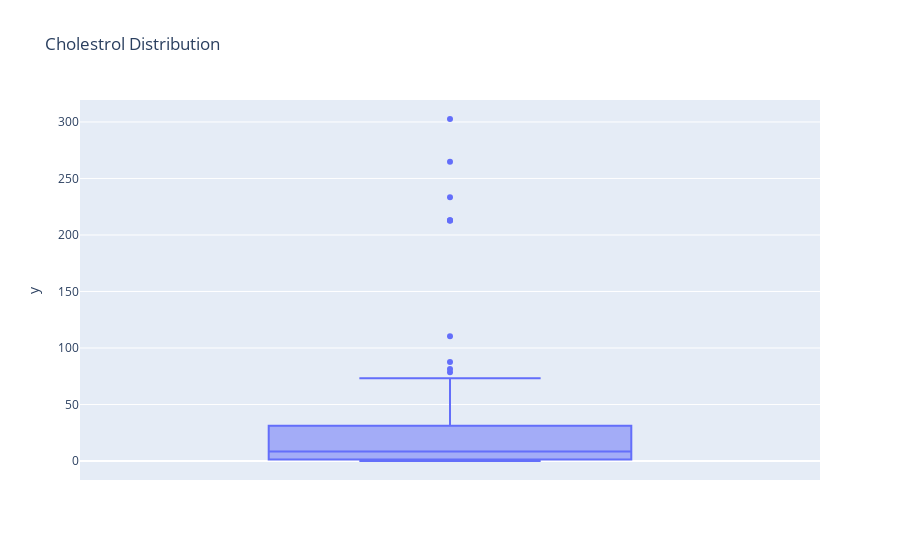

Source (notebook cell):
### Code cell
fig = px.box(y = df['cholestrol'], title = 'Cholestrol Distribution')
fig.show()

### Figure 1 — Plotly figure (JSON) as saved in the notebook; plotly's stock layout.template omitted (floating-point values rounded to 4 significant figures; data arrays with more than 128 entries replaced by an {"elided": "..."} marker saying what was removed)
{"data": [{"alignmentgroup": "True", "hovertemplate": "y=%{y}<extra></extra>", "legendgroup": "", "marker": {"color": "#636efa"}, "name": "", "notched": false, "offsetgroup": "", "orientation": "v", "showlegend": false, "type": "box", "x0": " ", "xaxis": "x", "y": {"elided": "141 float values"}, "y0": " ", "yaxis": "y"}], "layout": {"boxmode": "group", "legend": {"tracegroupgap": 0}, "title": {"text": "Cholestrol Distribution"}, "xaxis": {"anchor": "y", "domain": [0, 1]}, "yaxis": {"anchor": "x", "domain": [0, 1], "title": {"text": "y"}}}}
